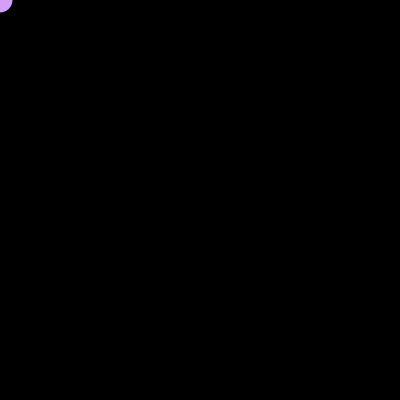
Frame 1 (no input)
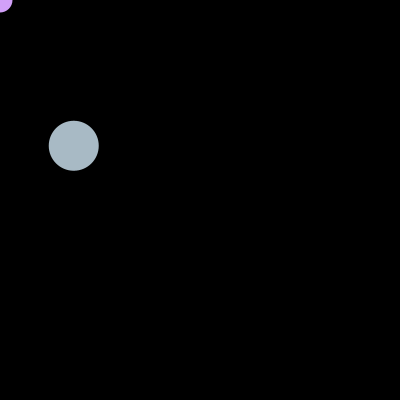
Frame 60 (the mouse pressed at the canvas centre just before this capture)
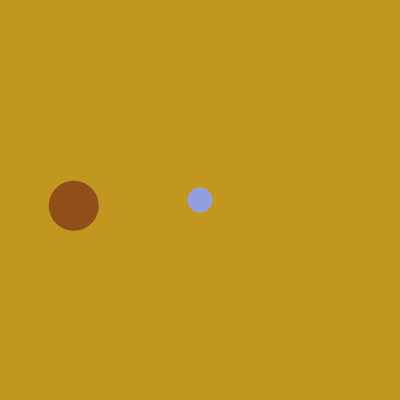
Frame 120 (the mouse held since frame 60 and released just before this capture)

The Processing sketch that drew these frames (run headless with seeded random() and noise(); from frame 60 on, the mouse is pressed at the canvas centre):

// Processing sketch: processing_30223
// ── processing_30223.pde

class FallingBall {
  float X, Y, dY, R;
  float maxR;
  color C;
  boolean removeMe;
  FallingBall(float _X, float _Y, float _dY, float _R){
    X=_X;
    Y=_Y;
    dY=_dY;
    maxR=_R;
    R = 0;
    C = color(random(128,255),random(128,255),random(128,255));
    removeMe = false;
  } 
  void simulate(int myID){
    if( R < maxR && !shrink ){
      boolean oktogrow  = true;
      for( int i=fallers.size()-1;i>=0;i--){
        FallingBall temp = (FallingBall) fallers.get(i);
        if( i != myID && !temp.removeMe ){
          if( dist( temp.X, temp.Y, X+1, Y+1) < temp.R + R ){
            oktogrow = false;
            maxR = R;
          }  
        }
      }
      if( oktogrow ){
        R++;
      }
      return;
    }
    if( R < MIN_VISABLE_RADIUS ){
      removeMe = true;
      return;
    }
    Y+=dY;
    if( Y > height + 30 ){
      Y = -30;
      shrink = true;
      mouseC = C;
    }
    if( !removeMe && (2*dist(mouseX, mouseY, X, Y) < R + mouseR )){
      removeMe = true;
      if( fallers.size() < MAX_FALLERS ){
        float R1 = random(30,50);
        float R2 = random(30,50);
        fallers.add( new FallingBall( random(0+R1,width-R1), random(0+R1,height-R1), 1, R1) );
        fallers.add( new FallingBall( random(0+R2,width-R2), random(0+R2,height-R2), 1, R2) );
      }
    }
    if( shrink ){
      R--; 
    }
    if( R <= 0 ){
      removeMe = true;
    }
  }
  void render(){
    fill(mousePressed?color(random(255),random(255),random(255)):C);
    if( R < MIN_VISABLE_RADIUS ){ fill(0,0,0,0); }
    ellipse(X,Y,R,R);
  }
  boolean alive(){
    return !removeMe;
  }
}

int MAX_FALLERS = 100;
int MIN_VISABLE_RADIUS = 10;
boolean shrink = false;
ArrayList fallers;
float mouseR = 25;
color mouseC = color(random(128,255),random(128,255),random(128,255));

void setup(){
  size(400,400);
  ellipseMode(CENTER);
  noStroke();
  fallers = new ArrayList();
  fallers.add( new FallingBall( random((width/2.0)-100)+50, random((width/2.0)-100)+50, 1, 50) );
}
void draw(){
  simulate();
  render();
}
void simulate(){
  for( int i=fallers.size()-1;i>=0;i--){
    ((FallingBall) fallers.get(i)).simulate(i);
  }
  if( shrink && fallers.size() == 0 ){
    shrink = false;
    fallers.add( new FallingBall( random((width/2.0)-100)+50, random((width/2.0)-100)+50, 1, 50) );
  }
}
void render(){
  background(mousePressed?color(random(255),random(255),random(255)):0);
  for( int i=fallers.size()-1;i>=0;i--){
    FallingBall temp = (FallingBall) fallers.get(i);
    if( temp.alive() ){
      temp.render();
    } 
    else {
      fallers.remove(i);
    }
  }
  fill(mousePressed?color(random(255),random(255),random(255)):mouseC);
  ellipse(mouseX, mouseY, mouseR, mouseR);
}
